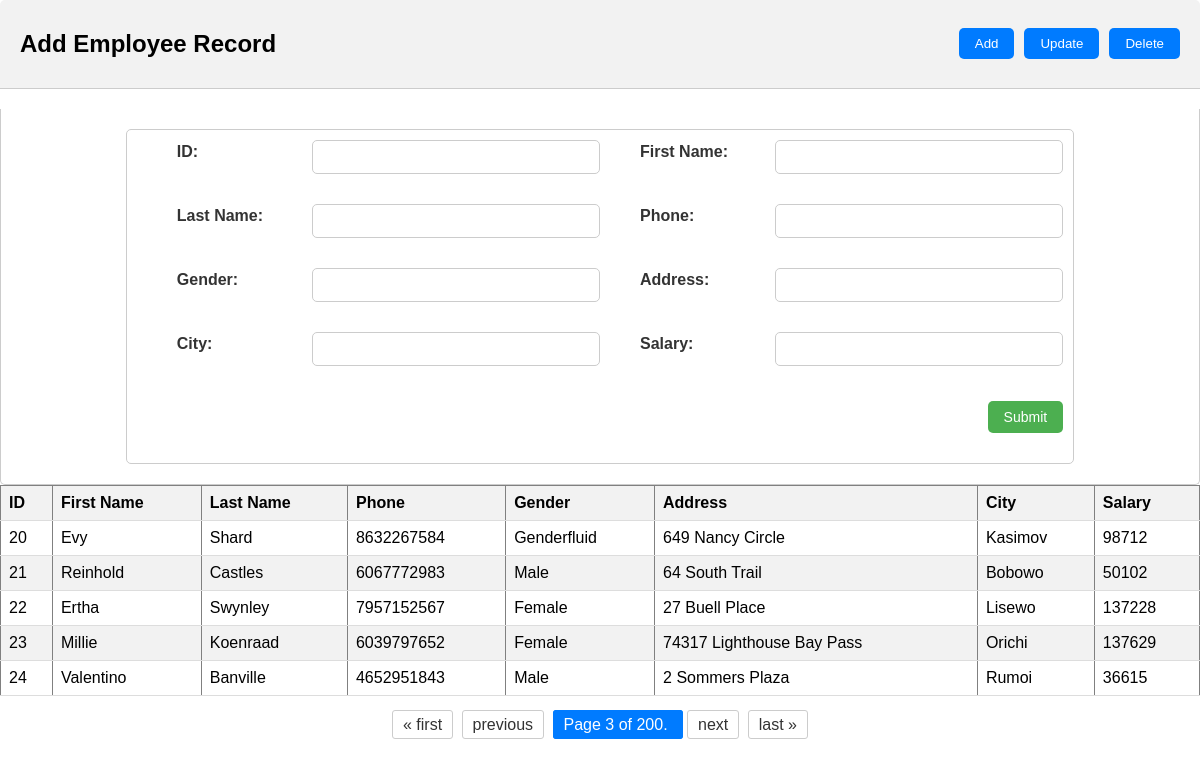
/users/?page=3, run on the app's committed database.
### acess_management/models.py (models this page shows)
class users(models.Model):
    first_name = models.CharField(max_length = 255)
    last_name = models.CharField(max_length = 255)
    gender = models.CharField(max_length = 255)
    city = models.CharField(max_length = 255)
    phone = models.IntegerField()
    salary = models.IntegerField()
    address = models.CharField(max_length=400)

### acess_management/views.py (the view)
# urls.py: path('users/', views.userData, name='acess_management'),
def userData(request):
    success_msg = None
    if (request.method == 'POST'):
        form = YourForm(request.POST)
        if form.is_valid():
            form_data = form.cleaned_data
            print(form_data)
            your_model_instance = users(
                id=form_data['id'],
                first_name=form_data['first_name'],
                last_name=form_data['last_name'],
                phone=form_data['phone'],
                gender=form_data['gender'],
                address=form_data['address'],
                city=form_data['city'],
                salary=form_data['salary']
            )
            success_msg = True
            your_model_instance.save()
            data = users.objects.all().values()
            paginator = Paginator(data, 5)  # 10 items per page
            page_number = request.GET.get('page')
            page_obj = paginator.get_page(page_number)
            template = loader.get_template('users.html')
            context = {'usersData': page_obj,'success_msg': success_msg}
            return HttpResponse(template.render(context, request))
        else:
            return HttpResponse("Method not allowed!")
    else:
        return datawithpaginator(request,False)

### acess_management/views.py (called while the page is built)
def datawithpaginator(request,context_with_msg):
    data = users.objects.all().values()
    paginator = Paginator(data, 5)  # 10 items per page
    page_number = request.GET.get('page')
    page_obj = paginator.get_page(page_number)
    template = loader.get_template('users.html')
    if(context_with_msg):
        context = {'usersData': page_obj,'success_msg': True}
    else:
        context = {'usersData': page_obj}
    return HttpResponse(template.render(context, request))

### acess_management/templates/users.html (shortened to what this page needs)
<!DOCTYPE html>
<html>
  <head>
  </head>
  <body>
    <div id="main-container">
      <div class="tab-header">
        <div class="header-content">
          <h2 id="header-title">Add Employee Record</h2>
          <div class="action-buttons">
            <button class="btn-add" onclick="showForm('add')">Add</button>
            <button class="btn-update" onclick="showForm('update')">
              Update
            </button>
            <button class="btn-delete" onclick="showForm('delete')">
              Delete
            </button>
          </div>
        </div>
      </div>
      <div class="tab-content">
        <form method="post" id="add">
          <div class="flex">
            <label for="id">ID:</label>
            <input type="number" name="id" id="id" required />
            <label for="first_name">First Name:</label>
            <input type="text" name="first_name" id="first_name" />
          </div>
          <div class="flex">
            <label for="last_name">Last Name:</label>
            <input type="text" name="last_name" id="last_name" />
            <label for="phone">Phone:</label>
            <input type="tel" name="phone" id="phone" />
          </div>
          <div class="flex">
            <label for="gender">Gender:</label>
            <input type="text" name="gender" id="gender" />
            <label for="address">Address:</label>
            <input type="text" name="address" id="address" />
          </div>
          <div class="flex">
            <label for="city">City:</label>
            <input type="text" name="city" id="city" />
            <label for="salary">Salary:</label>
            <input type="number" name="salary" id="salary" />
          </div>
          <div class="flex" style="justify-content: flex-end">
            <button type="submit">Submit</button>
          </div>
        </form>
      </div>
      <table border="1">
        <thead>
          <tr>
            <th>ID</th>
            <th>First Name</th>
            <th>Last Name</th>
            <th>Phone</th>
            <th>Gender</th>
            <th>Address</th>
            <th>City</th>
            <th>Salary</th>
          </tr>
        </thead>
        <tbody>
          {% for item in usersData %}
          <tr>
            <td>{{ item.id }}</td>
            <td>{{ item.first_name }}</td>
            <td>{{ item.last_name }}</td>
            <td>{{ item.phone }}</td>
            <td>{{ item.gender }}</td>
            <td>{{ item.address }}</td>
            <td>{{ item.city }}</td>
            <td>{{ item.salary }}</td>
          </tr>
          {% endfor %}
        </tbody>
      </table>
      <div class="pagination">
        <span class="step-links">
          {% if usersData.has_previous %}
          <a href="?page=1">&laquo; first</a>
          <a href="?page={{ usersData.previous_page_number }}">previous</a>
          {% endif %}
          <span class="current">
            Page {{ usersData.number }} of {{ usersData.paginator.num_pages }}.
          </span>
          {% if usersData.has_next %}
          <a href="?page={{ usersData.next_page_number }}">next</a>
          <a href="?page={{ usersData.paginator.num_pages }}">last &raquo;</a>
          {% endif %}
        </span>
      </div>
    </div>
  </body>
</html>

### acess_management/templates/users.html (style rules this page uses)
body { margin: 0; padding: 0; font-family: Arial, sans-serif; }
.tab-header { background-color: #f2f2f2; padding: 10px 20px; border-top-left-radius: 5px; border-top-right-radius: 5px; border-bottom: 1px solid #ccc; margin-bottom: 20px; }
.tab-content { padding: 20px; border: 1px solid #ccc; border-top: none; border-bottom-left-radius: 5px; border-bottom-right-radius: 5px; }
table { width: 100%; border-collapse: collapse; margin-bottom: 20px; }
th, td { padding: 8px; text-align: left; border-bottom: 1px solid #ddd; }
th { background-color: #f2f2f2; }
tr:nth-child(even) { background-color: #f2f2f2; }
form { width: 80%; margin: 0 auto; padding: 10px; border: 1px solid #ccc; border-radius: 5px; }
label { display: block; margin-bottom: 5px; font-size: 16px; color: #333; font-weight: bold; }
input[type="number"], input[type="text"], input[type="tel"] { width: calc(100% - 12px); padding: 8px; margin-bottom: 10px; border: 1px solid #ccc; border-radius: 5px; transition: border-color 0.3s ease; font-size: 14px; }
button[type="submit"] { background-color: #4caf50; color: white; padding: 8px 16px; border: none; border-radius: 5px; cursor: pointer; margin-top: 5px; font-size: 14px; }
input[type="number"]::placeholder, input[type="text"]::placeholder, input[type="tel"]::placeholder { color: #999; }
.flex { display: flex; justify-content: space-between; margin-bottom: 20px; align-items: center; }
.flex label { flex: 1; margin-left: 40px; margin-bottom: 20px; }
.flex input { flex: 2; }
.pagination { margin-top: 20px; text-align: center; }
.pagination .step-links { display: inline-block; }
.pagination .step-links a { color: #333; text-decoration: none; padding: 5px 10px; margin: 0 2px; border: 1px solid #ccc; border-radius: 3px; }
.pagination .step-links .current { color: #fff; background-color: #007bff; padding: 5px 10px; margin: 0 2px; border: 1px solid #007bff; border-radius: 3px; }
.action-buttons { display: flex; align-items: center; }
.action-buttons button { margin-left: 10px; padding: 8px 16px; border: none; border-radius: 5px; background-color: #007bff; color: #fff; cursor: pointer; }
.header-content { display: flex; justify-content: space-between; }

### data on the page
users: id "20", first_name "Evy", last_name "Shard", phone "8632267584", gender "Genderfluid", address "649 Nancy Circle", city "Kasimov", salary "98712"
users: id "21", first_name "Reinhold", last_name "Castles", phone "6067772983", gender "Male", address "64 South Trail", city "Bobowo", salary "50102"
users: id "22", first_name "Ertha", last_name "Swynley", phone "7957152567", gender "Female", address "27 Buell Place", city "Lisewo", salary "137228"
users: id "23", first_name "Millie", last_name "Koenraad", phone "6039797652", gender "Female", address "74317 Lighthouse Bay Pass", city "Orichi", salary "137629"
users: id "24", first_name "Valentino", last_name "Banville", phone "4652951843", gender "Male", address "2 Sommers Plaza", city "Rumoi", salary "36615"

### other printed values
{{ usersData.number }} "3"
{{ usersData.paginator.num_pages }} "200"
